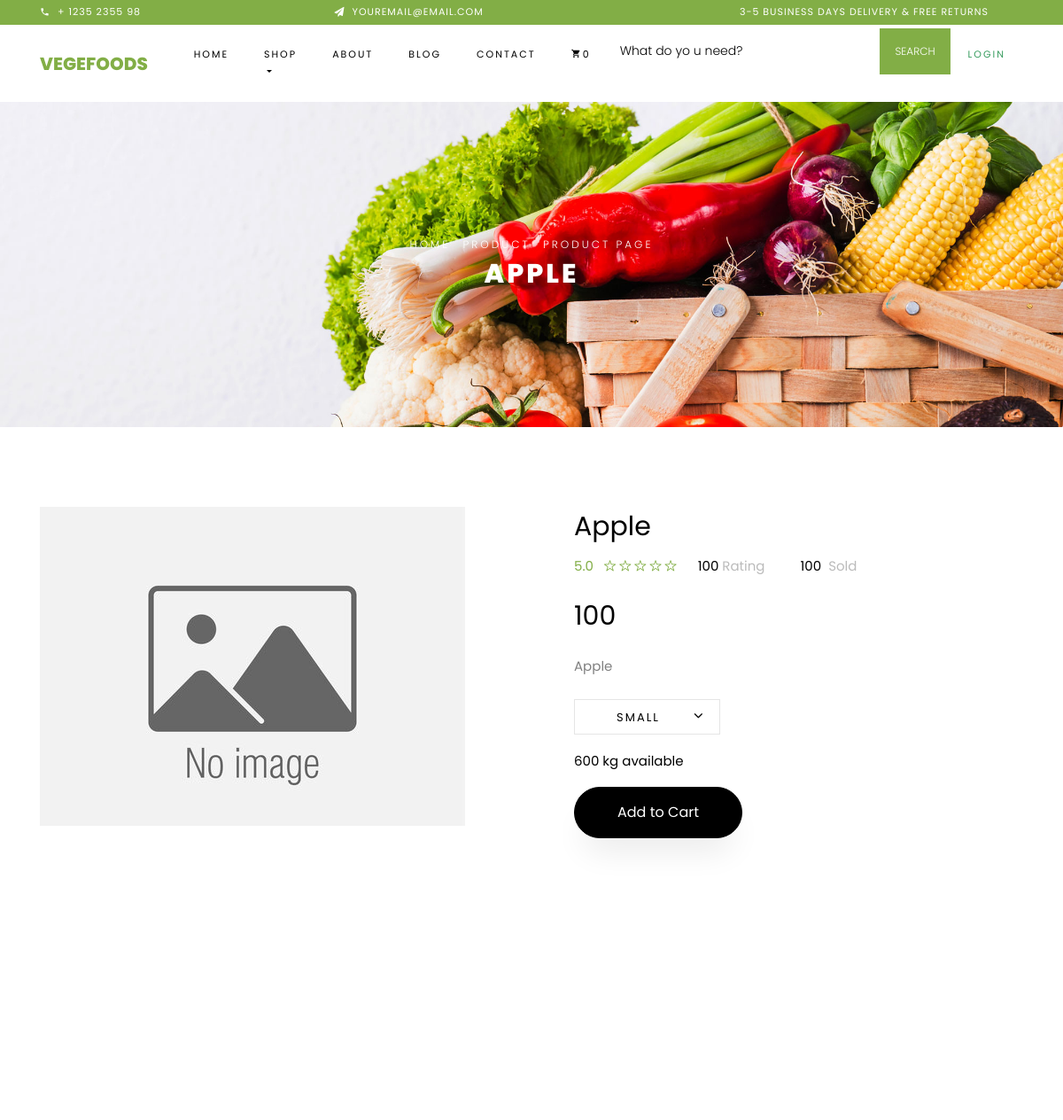
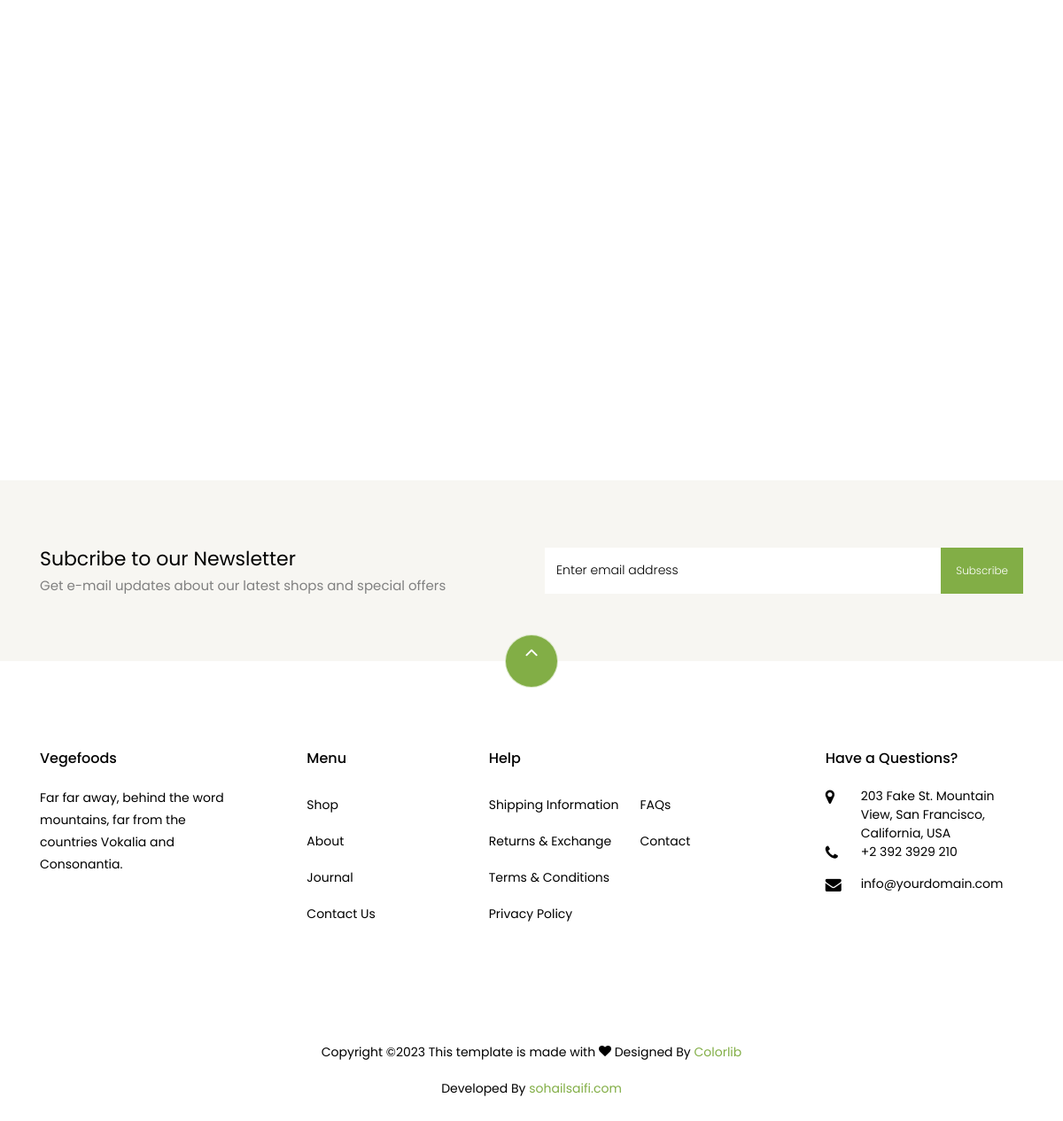
The page /product-details/apple.html on the database its author committed (2 pictures, top to bottom).
### tables this page shows
CREATE TABLE `product` (
  `product_id` int(11) NOT NULL,
  `category_id` int(11) NOT NULL,
  `product_name` varchar(255) DEFAULT NULL,
  `product_image` varchar(255) DEFAULT NULL,
  `product_url` varchar(255) DEFAULT NULL,
  `product_mrp` varchar(255) NOT NULL,
  `product_price` varchar(255) NOT NULL,
  `product_per_price` varchar(255) DEFAULT NULL,
  `product_qty` int(11) NOT NULL,
  `product_per_qty` varchar(255) DEFAULT NULL,
  `product_stock` tinyint(4) NOT NULL DEFAULT '1',
  `product_description` text,
  `product_sm_desc` text,
  `product_meta_title` text,
  `product_meta_keyword` text,
  `product_meta_desc` text,
  `product_status` tinyint(4) NOT NULL,
  `created` timestamp NOT NULL DEFAULT CURRENT_TIMESTAMP
);

### application/controllers/SiteCon.php (called while the page is built, shortened)
<?php
class SiteCon extends CI_Controller {
	public function __construct()
	{
		$this->load->model('SiteModel');
	}
    public function productDetail($url)
    {
        $data['meta_title']="";
		$data['meta_description']="";
		$data['meta_keyword']="";
		$data['url']=base_url();
		$data['productData'] =$this->SiteModel->getProductData($url);
		$this->load->view('site/product',$data);
    }
}

### index.php (called while the page is built, shortened)
<?php
require_once BASEPATH.'core/CodeIgniter.php';

### application/models/SiteModel.php (called while the page is built, shortened)
<?php
class SiteModel extends CI_Model{
	public function getProductData($url)
	{
		return $this->db->where('product_url',$url)->get('product')->row();
	}
}

### application/views/site/product.php (the view, shortened to what this page needs)
  <div class="hero-wrap hero-bread" style="background-image: url('<?php echo base_url(); ?>assets/images/bg_1.jpg');">
    <div class="container">
      <div class="row no-gutters slider-text align-items-center justify-content-center">
        <div class="col-md-9 ftco-animate text-center">
        	<p class="breadcrumbs"><span class="mr-2"><a href="<?php echo base_url('SiteCon/index'); ?>">Home</a></span> <span class="mr-2"><a href="index-2.html">Product</a></span> <span>Product Page</span></p>
          <h1 class="mb-0 bread"><?php echo $productData->product_name; ?></h1>
        </div>
      </div>
    </div>
  </div>
  <section class="ftco-section">
  	<div class="container">
  		<div class="row">
	<?php if(!empty($productData->product_image)){ ?>
  			<div class="col-lg-6 mb-5 ftco-animate">
  				<a href="images/product-1.jpg" class="image-popup"><img src="<?php echo base_url();  ?>uploads/productImage/<?php echo $productData->product_image; ?>" class="img-fluid" alt="Colorlib Template"></a>
  			</div>
	<?php }else{ ?>
		<div class="col-lg-6 mb-5 ftco-animate">
  				<a href="images/product-1.jpg" class="image-popup"><img src="<?php echo base_url();  ?>assets/noimage.jpg" class="img-fluid" alt="Colorlib Template"></a>
  			</div>
	<?php } ?>
  			<div class="col-lg-6 product-details pl-md-5 ftco-animate">
  				<h3><?php echo $productData->product_name; ?></h3>
  				<div class="rating d-flex">
					<p class="text-left mr-4">
						<a href="#" class="mr-2">5.0</a>
						<a href="#"><span class="ion-ios-star-outline"></span></a>
						<a href="#"><span class="ion-ios-star-outline"></span></a>
						<a href="#"><span class="ion-ios-star-outline"></span></a>
						<a href="#"><span class="ion-ios-star-outline"></span></a>
						<a href="#"><span class="ion-ios-star-outline"></span></a>
					</p>
					<p class="text-left mr-4">
						<a href="#" class="mr-2" style="color: #000;">100 <span style="color: #bbb;">Rating</span></a>
					</p>
					<p class="text-left">
						<a href="#" class="mr-2" style="color: #000;"><p><?php echo $productData->product_qty; ?></p><span style="color: #bbb;">Sold</span></a>
					</p>
				</div>
  				<p class="price"><span><?php echo $productData->product_price; ?></span></p>
  				<p><?php echo $productData->product_description; ?>
				</p>
				<div class="row mt-4">
					<div class="col-md-6">
						<div class="form-group d-flex">
              <div class="select-wrap">
                 <div class="icon"><span class="ion-ios-arrow-down"></span></div>
                 <select name="" id="" class="form-control">
                 	<option value="">Small</option>
                 </select>
               </div>
            </div>
					</div>
         	<div class="col-md-12">
         		<p style="color: #000;">600 kg available</p>
         	</div>
        	</div>
        	<p><a href="<?php echo base_url('SiteCon/addToCart/'); ?><?php echo $productData->product_id; ?>" class="btn btn-black py-3 px-5">Add to Cart</a></p>
  			</div>
  		</div>
  	</div>
  </section>
  <section class="ftco-section">
  	<div class="container">
		<div class="row justify-content-center mb-3 pb-3">
      </div>
  	</div>
  	<div class="container">
  		<div class="row">
  		</div>
  	</div>
  </section>
<section class="ftco-section ftco-no-pt ftco-no-pb py-5 bg-light">
    <div class="container py-4">
      <div class="row d-flex justify-content-center py-5">
        <div class="col-md-6">
        	<h2 style="font-size: 22px;" class="mb-0">Subcribe to our Newsletter</h2>
        	<span>Get e-mail updates about our latest shops and special offers</span>
        </div>
        <div class="col-md-6 d-flex align-items-center">
          <form action="#" class="subscribe-form">
            <div class="form-group d-flex">
              <input type="text" class="form-control" placeholder="Enter email address">
              <input type="submit" value="Subscribe" class="submit px-3">
            </div>
          </form>
        </div>
      </div>
    </div>
  </section>

### rows shown on the page
product: product_name "APPLE", product_name "Apple", product_price "100", product_description "Apple"

### other values the page prints
count($this->cart->contents()) "0"
